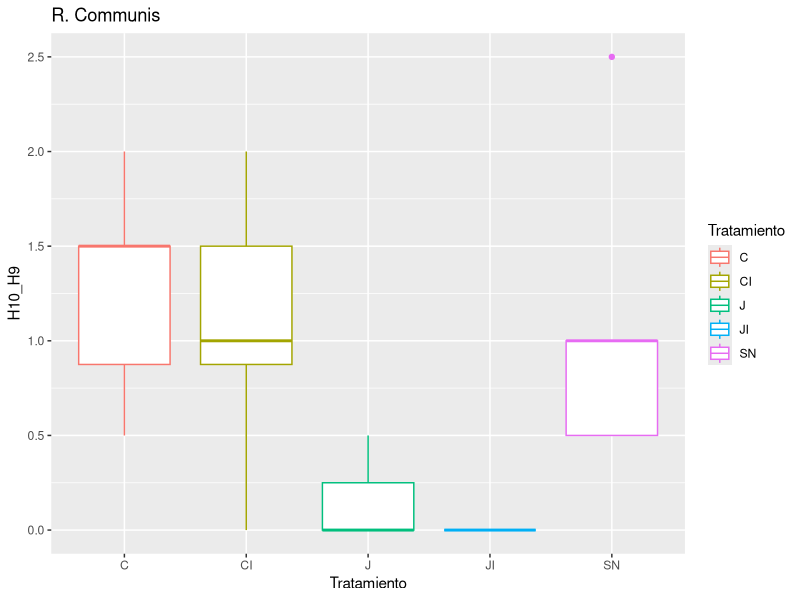
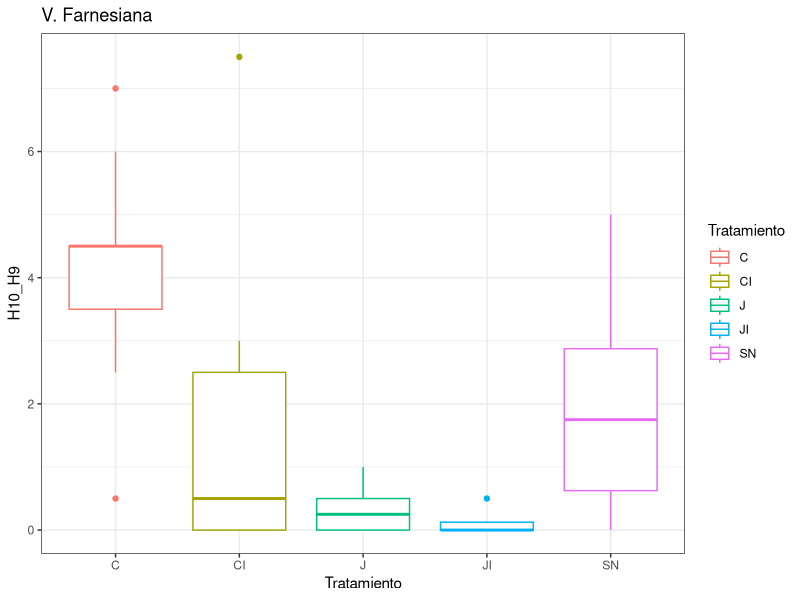
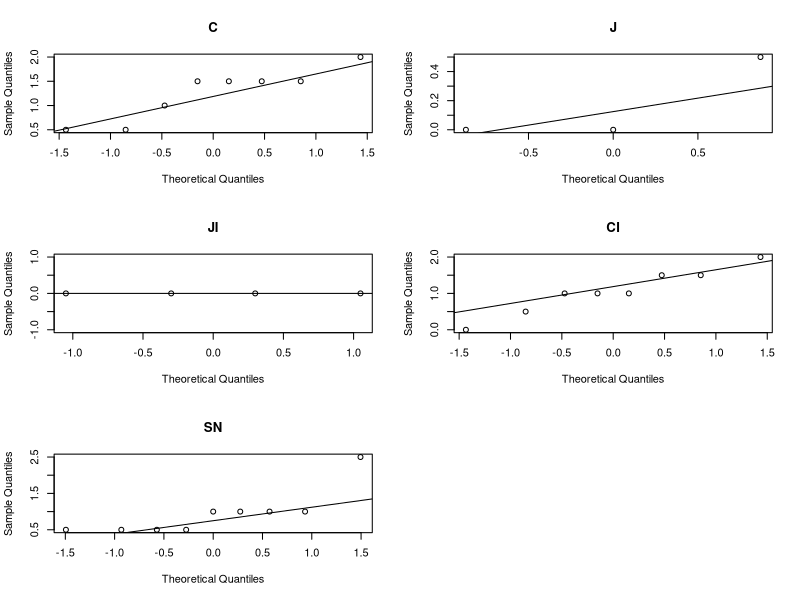
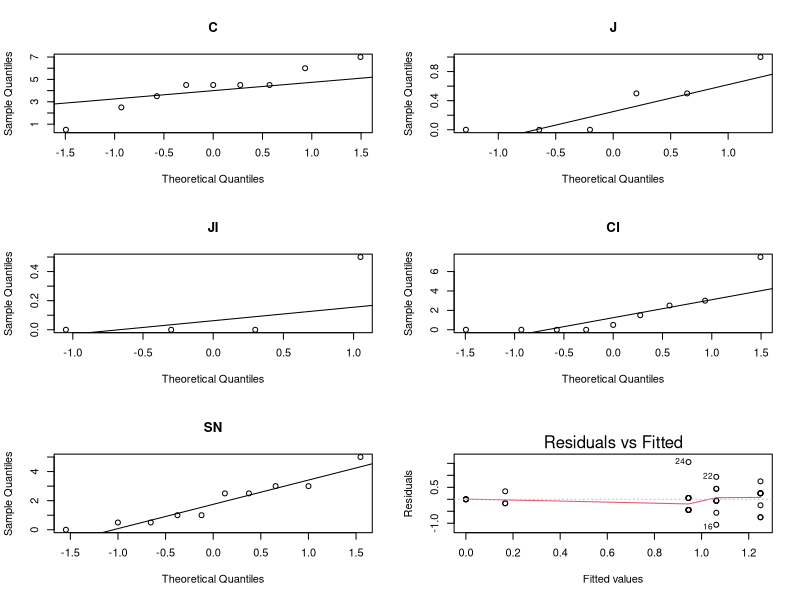
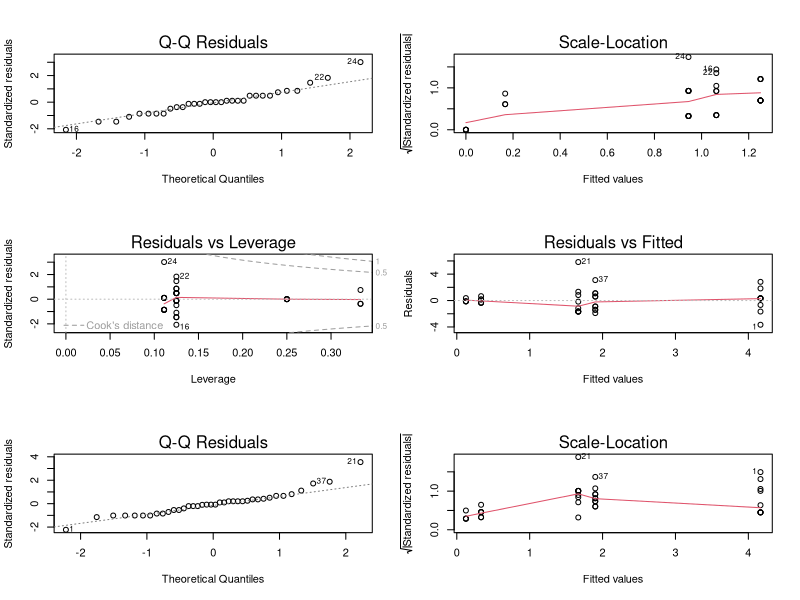
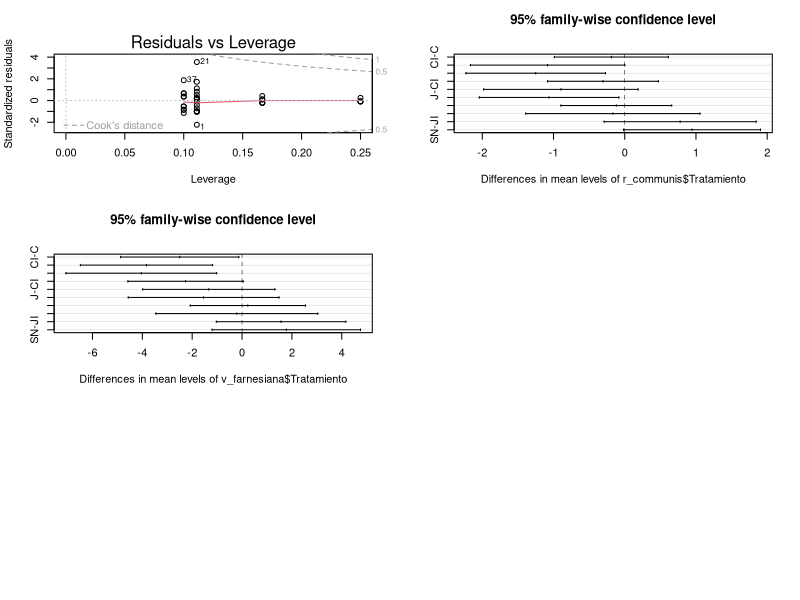

Write the R code that produced these figures, in order.
## ---- chunk 1
knitr::opts_chunk$set(echo = TRUE)
## ---- chunk 2
library(tidyr)
library(readr)
library(readxl)

data <- read_excel("dif_semanal.xlsx")
r_communis <- read_excel("dif_semanal_rcommunis_2.xlsx")
v_farnesiana <- read_excel("dif_semanal_Vfarnesiana_2.xlsx")

# total de diferencias de crecimiento por planta y tratamiento
data = as.data.frame(data)

# r communis, crecimeinto semana 4-3
r_communis = as.data.frame(r_communis)
r_communis

# v. farnesiana, crecimiento semana 4-3
v_farnesiana = as.data.frame(v_farnesiana)
v_farnesiana

## ---- chunk 3

#R. Communis
library(ggplot2)
ggplot(data = r_communis, aes(x = Tratamiento, y = H10_H9, color = Tratamiento)) +
    geom_boxplot() +
  ggtitle("R. Communis")
    theme_bw()

## ---- chunk 4

#V. Farnesiana
ggplot(data = v_farnesiana, aes(x = Tratamiento, y = H10_H9, color = Tratamiento)) +
    geom_boxplot() +
  ggtitle("V. Farnesiana") +
    theme_bw()

## ---- chunk 5

# R. communis
par(mfrow = c(3,2))
qqnorm(r_communis[r_communis$Tratamiento == "C","H10_H9"], main = "C")
qqline(r_communis[r_communis$Tratamiento == "C","H10_H9"])

qqnorm(r_communis[r_communis$Tratamiento == "J","H10_H9"], main = "J")
qqline(r_communis[r_communis$Tratamiento == "J","H10_H9"])

qqnorm(r_communis[r_communis$Tratamiento == "JI","H10_H9"], main = "JI")
qqline(r_communis[r_communis$Tratamiento == "JI","H10_H9"])

qqnorm(r_communis[r_communis$Tratamiento == "CI","H10_H9"], main = "CI")
qqline(r_communis[r_communis$Tratamiento == "CI","H10_H9"])

qqnorm(r_communis[r_communis$Tratamiento == "SN","H10_H9"], main = "SN")
qqline(r_communis[r_communis$Tratamiento == "SN","H10_H9"])

## ---- chunk 6

# V. farnesiana
par(mfrow = c(3,2))
qqnorm(v_farnesiana[v_farnesiana$Tratamiento == "C","H10_H9"], main = "C")
qqline(v_farnesiana[v_farnesiana$Tratamiento == "C","H10_H9"])

qqnorm(v_farnesiana[v_farnesiana$Tratamiento == "J","H10_H9"], main = "J")
qqline(v_farnesiana[v_farnesiana$Tratamiento == "J","H10_H9"])

qqnorm(v_farnesiana[v_farnesiana$Tratamiento == "JI","H10_H9"], main = "JI")
qqline(v_farnesiana[v_farnesiana$Tratamiento == "JI","H10_H9"])

qqnorm(v_farnesiana[v_farnesiana$Tratamiento == "CI","H10_H9"], main = "CI")
qqline(v_farnesiana[v_farnesiana$Tratamiento == "CI","H10_H9"])

qqnorm(v_farnesiana[v_farnesiana$Tratamiento == "SN","H10_H9"], main = "SN")
qqline(v_farnesiana[v_farnesiana$Tratamiento == "SN","H10_H9"])


## ---- chunk 7

library(nortest)

# R. communis
#by(data = r_communis,INDICES = r_communis$Tratamiento,FUN = function(x){ lillie.test(x$H10_H9)})


# v. farnesiana
#by(data = v_farnesiana,INDICES = v_farnesiana$Tratamiento,FUN = function(x){ lillie.test(x$H10_H9)})

## ---- chunk 8

# R. Communis

shapiro.test(r_communis$H10_H9)

#V. Farnesiana
shapiro.test(v_farnesiana$H10_H9)
## ---- chunk 9
# leveneTest(y = iris$Petal.Length, group = iris$Species, center = "median")

# R.Communis
library(car)
leveneTest(y = r_communis$H10_H9, group = r_communis$Tratamiento, center = "median")

# V. Farnesiana
leveneTest(y = v_farnesiana$H10_H9, group = v_farnesiana$Tratamiento, center = "median")


## ---- chunk 10

anova_r_communis <- aov(r_communis$H10_H9 ~ r_communis$Tratamiento)
summary(anova_r_communis)



anova_v_farnesiana <- aov(v_farnesiana$H10_H9 ~ v_farnesiana$Tratamiento)
summary(anova_v_farnesiana)



## ---- chunk 11

plot(anova_r_communis)
plot(anova_v_farnesiana)

## ---- chunk 12

# R. Communis

TukeyHSD(anova_r_communis)

#V. Farnesiana
TukeyHSD(anova_v_farnesiana)

## ---- chunk 13


# R. Communis
plot(TukeyHSD(anova_r_communis))

# V. Farnesiana
plot(TukeyHSD(anova_v_farnesiana))
